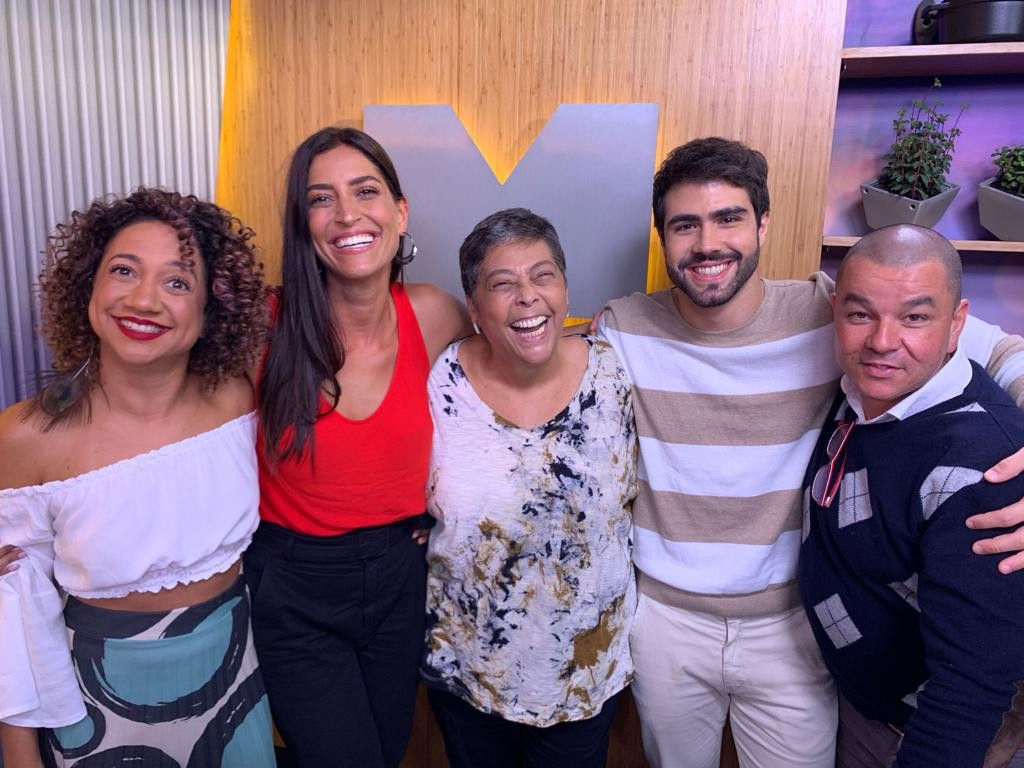
#> input picture spotify_color/exemplo.jpeg, 1024 x 768 px
$ python test.py
#> lines starting #> are read from the running program, lines starting #| are printed output that depends on the picture; long printed decimals are rounded
#!/usr/bin/env python
# coding: utf-8

# In[1]:


import numpy as np
import cv2

import matplotlib.pyplot as plt
from matplotlib.colors import rgb_to_hsv


img = cv2.imread('exemplo.jpeg')
#> img is the input picture: shape (768, 1024, 3); mean B, G, R 125.6, 106.7, 135.1
img_resized = cv2.resize(img, (128, 128), interpolation = cv2.INTER_AREA)
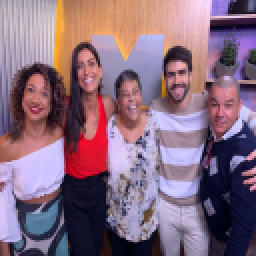
#> img_resized: shape (128, 128, 3) (shown 2 times larger); mean B, G, R 125.6, 106.7, 135.1
img_rgb = cv2.cvtColor(img_resized, cv2.COLOR_BGR2RGB) / 255.
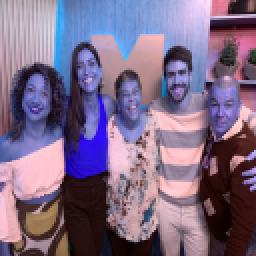
#> img_rgb: shape (128, 128, 3) float64 (shown 2 times larger); mean B, G, R 0.53, 0.419, 0.493


plt.imshow(img_rgb)

average = img_rgb.mean(axis=0).mean(axis=0)
#> average = [0.53, 0.419, 0.493]
print(average)
#| [0.5298 0.4186 0.4925]

average_img = np.ones([100,100,3]) * average
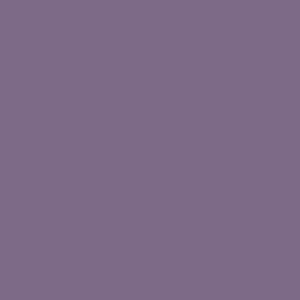
#> average_img: shape (100, 100, 3) float64 (shown 3 times larger); mean of channels 0, 1, 2 0.53, 0.419, 0.493; drawn as B, G, R


plt.imshow(average_img)

red = img_rgb[:,:,0].flatten()
#> red = 16384 values, max 1 at index 3004, min 0 at index 11762, mean 0.53
green = img_rgb[:,:,1].flatten()
#> green = 16384 values, max 0.867 at index 104, min 0.00392 at index 10657, mean 0.419
blue = img_rgb[:,:,2].flatten()
#> blue = 16384 values, max 1 at index 7161, min 0.0353 at index 15054, mean 0.493

# red = np.ones(64)*0.1
# green = np.ones(64)*0.1
# blue = np.ones(64)*0.1


alpha = 0.5*(2*red - green - blue)
#> alpha = 16384 values, max 0.865 at index 6706, min -0.245 at index 13210, mean 0.0742
betha = (np.sqrt(3)/2)*(green - blue)
#> betha = 16384 values, max 0.486 at index 2716, min -0.394 at index 2942, mean -0.064

H2 = np.arctan2(betha, alpha)
#> H2 = 16384 values, max 3.14 at index 3569, min -3.01 at index 4080, mean -1.1
G2 = np.sqrt(alpha**2 + betha**2)
#> G2 = 16384 values, max 0.875 at index 6706, min 0.00392 at index 3316, mean 0.175
I = (red + green + blue)/3
#> I = 16384 values, max 0.945 at index 104, min 0.0157 at index 15936, mean 0.48

colors = list(zip(red, green, blue))
#> colors = 16384 items, first 6: (0.616, 0.596, 0.635), (0.698, 0.671, 0.725), (0.675, 0.651, 0.698), (0.596, 0.576, 0.6), (0.729, 0.694, 0.761), (0.686, 0.655, 0.706)


fig = plt.figure(figsize=(6,6))
ax = fig.add_subplot(111, polar=True)
ax.scatter(H2, G2, color=colors, s=200, marker=".", cmap='rgb')
plt.show()
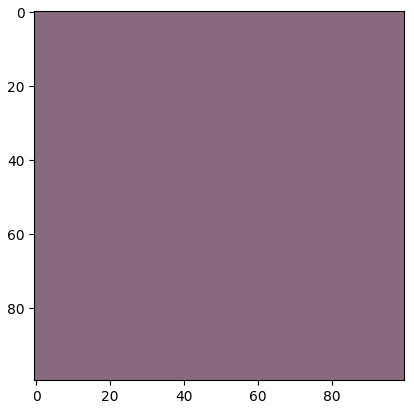
#> figure drawn by matplotlib, 1 panel; B, G, R data is drawn as R, G, B
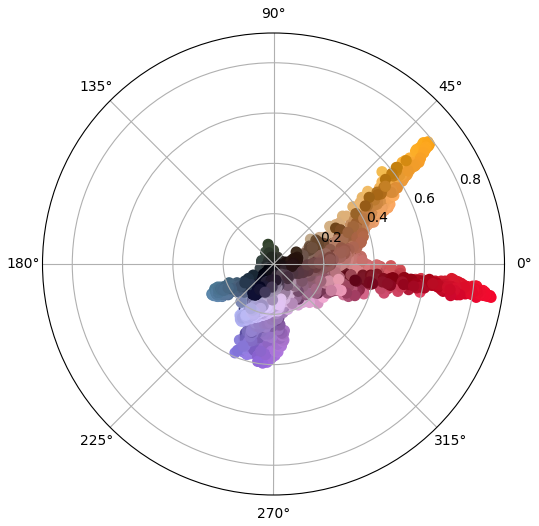
#> figure drawn by matplotlib, 1 panel

red = img_rgb[:,:,0].flatten()
green = img_rgb[:,:,1].flatten()
blue = img_rgb[:,:,2].flatten()

# red = np.ones(64)*0.1
# green = np.ones(64)*0.1
# blue = np.ones(64)*0.1


alpha = 0.5*(2*red - green - blue)
betha = (np.sqrt(3)/2)*(green - blue)

H2 = np.arctan2(betha, alpha)
G2 = np.sqrt(alpha**2 + betha**2)
I = (red + green + blue)/3

colors = list(zip(red, green, blue))


fig = plt.figure()
ax = fig.add_subplot(111, projection='3d')
ax.scatter(np.sin(H2)*G2, np.cos(H2)*G2, I, color=colors, s=200, marker=".", cmap='rgb')
plt.show()
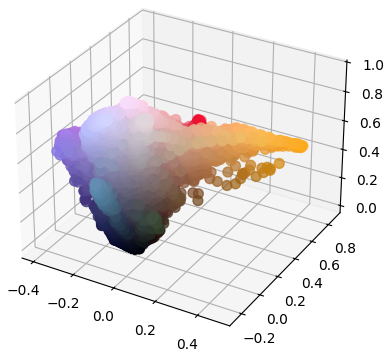
#> figure drawn by matplotlib, 1 panel

$ run again, with spotify_color/dojacat.jpg copied over spotify_color/exemplo.jpeg
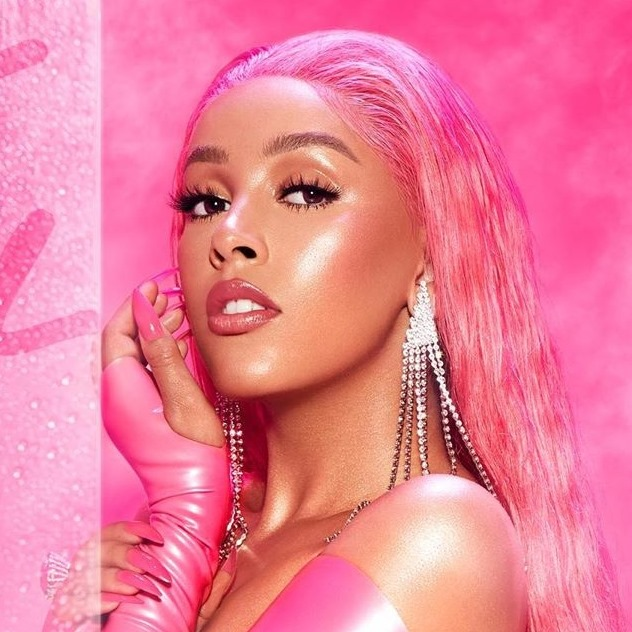
#> input picture spotify_color/dojacat.jpg, 632 x 632 px
#> img is the input picture: shape (632, 632, 3); mean B, G, R 153.5, 126.8, 236.7
#> average = [0.928, 0.497, 0.602]
#| [0.9284  0.4972 0.602]
#> `average_img = np.ones([100,100,3]) * average`:
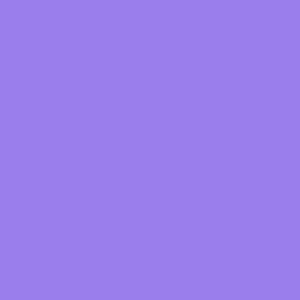
#> average_img: shape (100, 100, 3) float64 (shown 3 times larger); mean of channels 0, 1, 2 0.928, 0.497, 0.602; drawn as B, G, R
#> red = 16384 values, max 1 at index 24, min 0.0824 at index 5162, mean 0.928
#> green = 16384 values, max 1 at index 16204, min 0.00392 at index 6578, mean 0.497
#> blue = 16384 values, max 1 at index 16076, min 0.00784 at index 6578, mean 0.602
#> alpha = 16384 values, max 0.775 at index 13357, min -0.0098 at index 16330, mean 0.379
#> betha = 16384 values, max 0.136 at index 12872, min -0.36 at index 1331, mean -0.0907
#> H2 = 16384 values, max 3.14 at index 16079, min -2.62 at index 16076, mean -0.227
#> G2 = 16384 values, max 0.792 at index 14379, min 0 at index 15951, mean 0.405
#> I = 16384 values, max 0.997 at index 16077, min 0.034 at index 6578, mean 0.676
#> colors = 16384 items, first 6: (0.973, 0.706, 0.847), (0.957, 0.686, 0.831), (0.992, 0.733, 0.871), (0.965, 0.663, 0.831), (0.984, 0.616, 0.82), (0.973, 0.612, 0.8)
#> `plt.show()`:
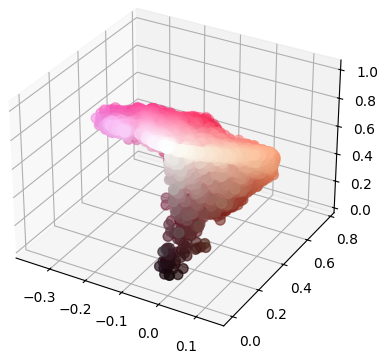
#> figure drawn by matplotlib, 1 panel

$ run again, with spotify_color/dualipa.jpg copied over spotify_color/exemplo.jpeg
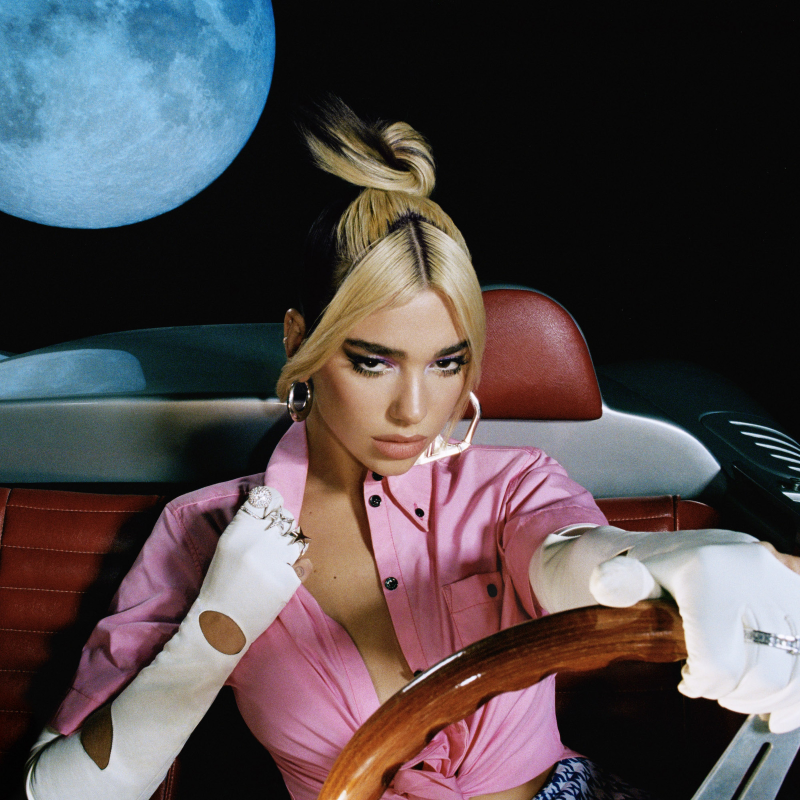
#> input picture spotify_color/dualipa.jpg, 3200 x 3200 px (shown at 1/4 size)
#> img is the input picture: shape (3200, 3200, 3); mean B, G, R 75.4, 73.1, 81.6
#> average = [0.32, 0.287, 0.296]
#| [0.3201 0.2868 0.2958]
#> `average_img = np.ones([100,100,3]) * average`:
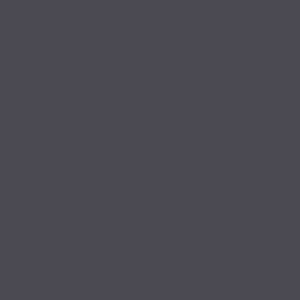
#> average_img: shape (100, 100, 3) float64 (shown 3 times larger); mean of channels 0, 1, 2 0.32, 0.287, 0.296; drawn as B, G, R
#> red = 16384 values, max 0.973 at index 9287, min 0.00784 at index 15490, mean 0.32
#> green = 16384 values, max 0.957 at index 9287, min 0.00392 at index 16256, mean 0.287
#> blue = 16384 values, max 0.965 at index 9287, min 0.00784 at index 14596, mean 0.296
#> alpha = 16384 values, max 0.471 at index 16054, min -0.48 at index 1067, mean 0.0288
#> betha = 16384 values, max 0.272 at index 16056, min -0.214 at index 1067, mean -0.00781
#> H2 = 16384 values, max 3.14 at index 300, min -3.11 at index 7961, mean -0.466
#> G2 = 16384 values, max 0.533 at index 16056, min 0 at index 44, mean 0.113
#> I = 16384 values, max 0.965 at index 9287, min 0.00784 at index 15490, mean 0.301
#> colors = 16384 items, first 6: (0.298, 0.604, 0.776), (0.294, 0.596, 0.761), (0.275, 0.584, 0.753), (0.29, 0.588, 0.757), (0.251, 0.561, 0.729), (0.235, 0.541, 0.706)
#> `plt.show()`:
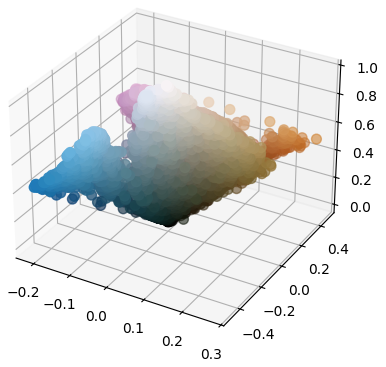
#> figure drawn by matplotlib, 1 panel
